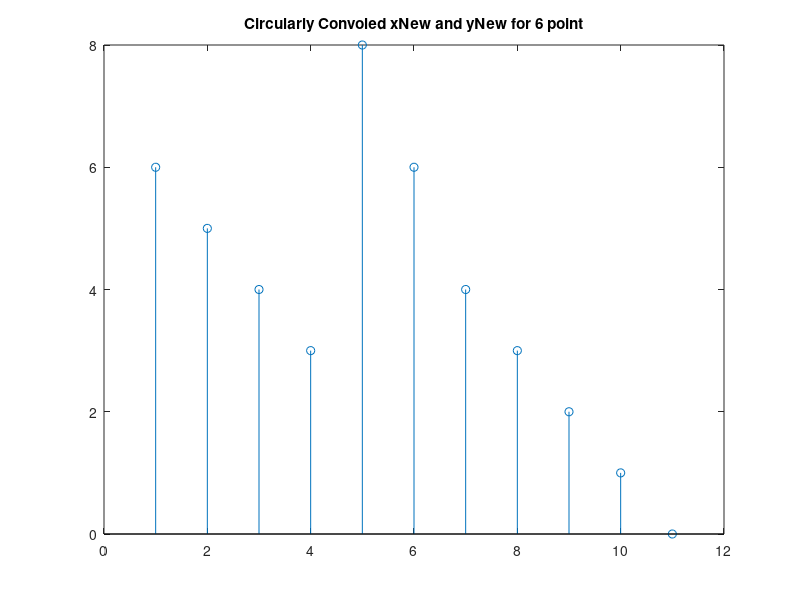
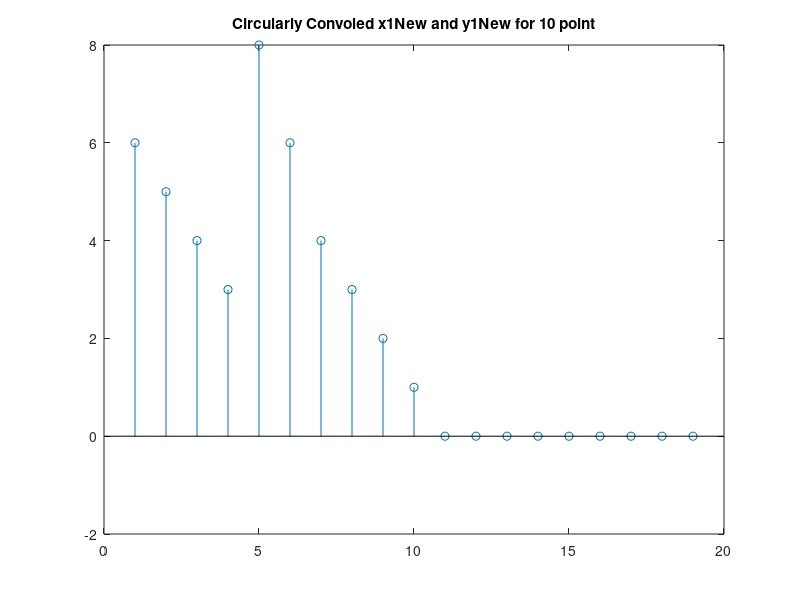
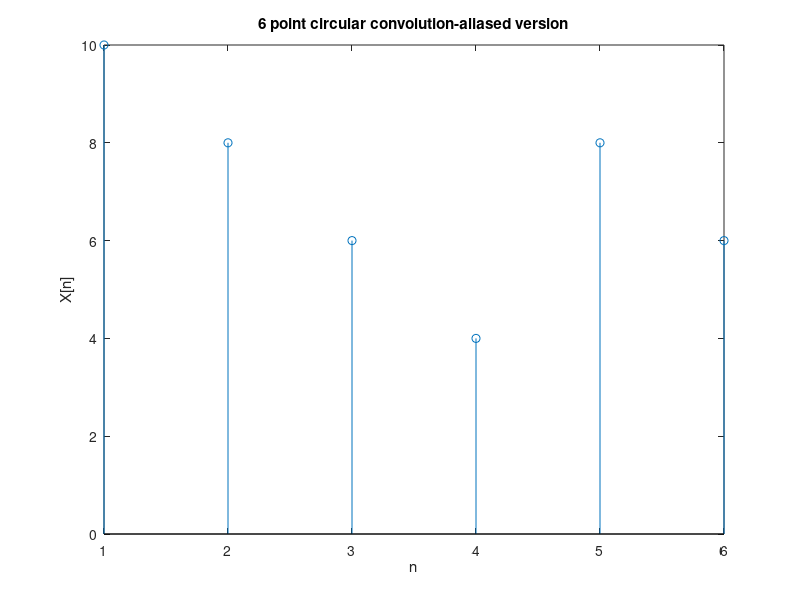
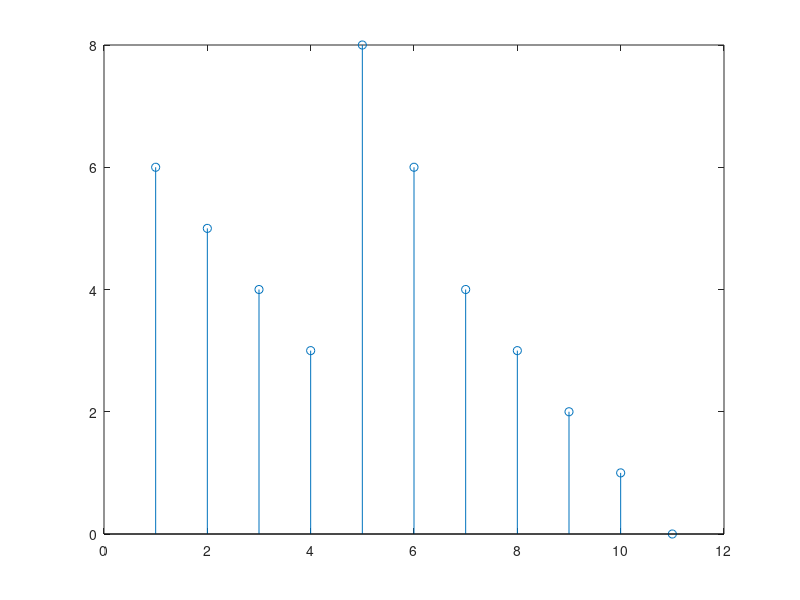

MATLAB code for these plots, in order:
%% Question 4
%------------------------a--------------------------
%Padded signals
x = [6 5 4 3 2 1];
y = [1 0 0 0 1 0];
xNew = [x zeros(1,11-length(x))]; %to have valid length
yNew = [y zeros(1,11-length(y))];  %to have valid length
circular = ifft(fft(xNew).*fft(yNew));
figure
stem(circular)
title('Circularly Convoled xNew and yNew for 6 point')
% To find 10 point DFT
x1 = [6 5 4 3 2 1 0 0 0 0]; %padding with zeros
y1 = [1 0 0 0 1 0 0 0 0 0];

x1New = [x1 zeros(1,19-length(x1))];
y1New = [y1 zeros(1,19-length(y1))];
circular1 = ifft(fft(x1New).*fft(y1New));
figure
stem(circular1)
title('Circularly Convoled x1New and y1New for 10 point')

%------------------------a-------------------------
%%
%Aliased versions
x1=[6 5 4 3 2 1 ]; %x1[n]
x2=[1 0 0 0 1 ]; %x2[n]
x1N= fft(x1,6); %6 point DFT of X1[k]
x2N= fft(x2,6); %6 point DFT X2[k]
xN=x1N.*x2N; %6 point X[k]=X1[k]*X2[k]
figure
i_fft=ifft(xN); %Inverse 6 point DFT of X[k]
stem(i_fft)
xlabel("n")
ylabel("X[n]")
title('6 point circular convolution-aliased version')

x1N= fft(x1,10); %10 point DFT of X1[k]
x2N= fft(x2,10); %10 point DFT of X2[k]
xNN=x1N.*x2N; %10 point X[k]=X1[k]*X2[k]
figure
i_fftN=ifft(xNN); %Inverse 6 point DFT of X[k]
stem(i_fftN)
xlabel("n")
ylabel("X[n]")
title('10 point circular convolution')
%------------------------b--------------------------
%%
newL=conv(x,y);
stem(newL)